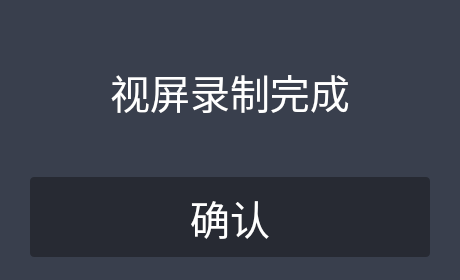
<?xml version="1.0" encoding="UTF-8"?>
<ui version="4.0">
 <class>SureDialog</class>
 <widget class="QDialog" name="SureDialog">
  <property name="geometry">
   <rect>
    <x>0</x>
    <y>0</y>
    <width>460</width>
    <height>280</height>
   </rect>
  </property>
  <property name="windowTitle">
   <string>Dialog</string>
  </property>
  <property name="styleSheet">
   <string notr="true">#SureDialog{
border-radius: 4px;
background: rgba(57, 63, 77, 1);
}
#title_lb{
font-weight: 400;
letter-spacing: 0px;
line-height: 57.92px;
text-align: center;
vertical-align: top;
font-size: 40px;
color: rgba(255, 255, 255, 1);
}
#sure_btn{
border-radius: 4px;
background: rgba(39, 42, 51, 1);
font-size: 40px;
color: rgba(255, 255, 255, 1);
}</string>
  </property>
  <layout class="QVBoxLayout" name="verticalLayout">
   <property name="leftMargin">
    <number>30</number>
   </property>
   <property name="rightMargin">
    <number>30</number>
   </property>
   <item>
    <widget class="QLabel" name="title_lb">
     <property name="maximumSize">
      <size>
       <width>16777215</width>
       <height>136</height>
      </size>
     </property>
     <property name="text">
      <string>视屏录制完成</string>
     </property>
     <property name="alignment">
      <set>Qt::AlignCenter</set>
     </property>
    </widget>
   </item>
   <item>
    <widget class="QPushButton" name="sure_btn">
     <property name="maximumSize">
      <size>
       <width>400</width>
       <height>80</height>
      </size>
     </property>
     <property name="text">
      <string>确认</string>
     </property>
    </widget>
   </item>
  </layout>
 </widget>
 <resources/>
 <connections>
  <connection>
   <sender>sure_btn</sender>
   <signal>clicked()</signal>
   <receiver>SureDialog</receiver>
   <slot>accept()</slot>
   <hints>
    <hint type="sourcelabel">
     <x>169</x>
     <y>202</y>
    </hint>
    <hint type="destinationlabel">
     <x>174</x>
     <y>246</y>
    </hint>
   </hints>
  </connection>
 </connections>
</ui>
